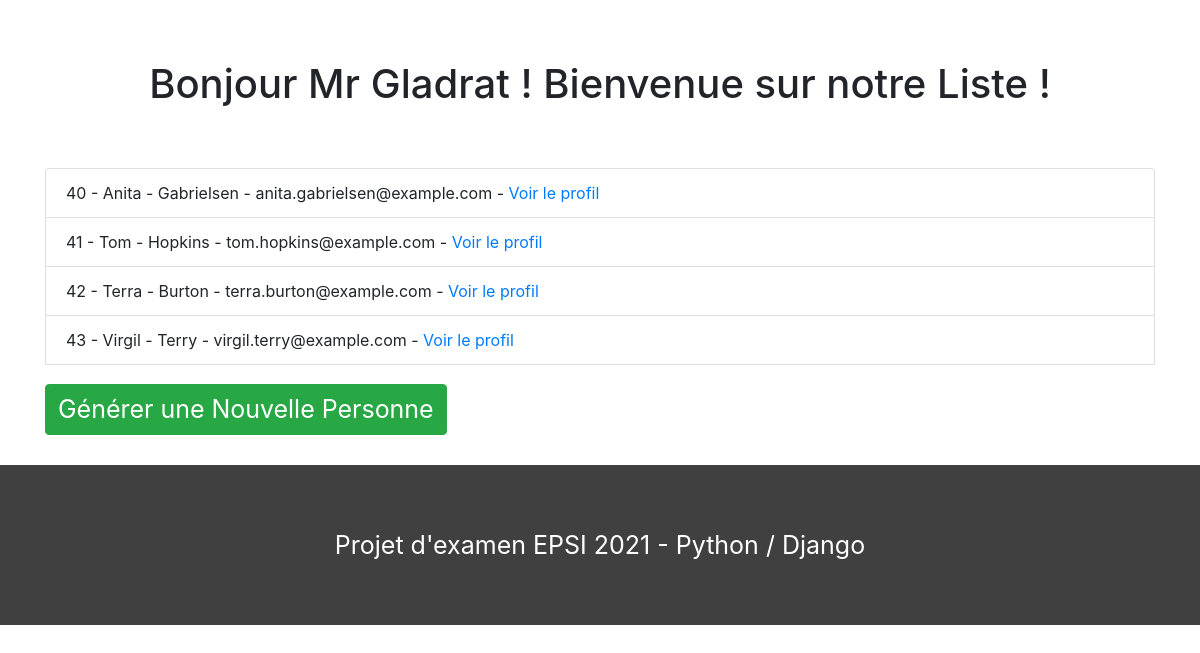
The page / on the database its author committed.
### persona_app/models.py (models this page shows, shortened)
class Persona(models.Model):
    first_name= models.CharField(max_length=64)
    last_name = models.CharField(max_length=64)
    address_street = models.CharField(max_length=128)
    address_number = models.IntegerField()
    city = models.CharField(max_length=30)
    country = models.CharField(max_length=32)
    postcode = models.CharField(max_length=6)
    email= models.CharField(max_length=128)
    username = models.CharField(max_length=64)
    password = models.CharField(max_length=64)
    age= models.IntegerField()
    picture= models.CharField(max_length=4096)

### persona_app/views.py (the view)
# urls.py: path('', views.persona_list),
def persona_list(request):
    context = {
        'persona_list': Persona.objects.all()
    }
    return render(request,"persona/persona_list.html", context)

### persona_app/templates/persona/persona_list.html (shortened to what this page needs)
{% extends 'base.html' %}
{% block content %}
    <h1 class='title'>Bonjour Mr Gladrat ! Bienvenue sur notre Liste !</h1>
        <ul class="list-group">
            {% for personne in persona_list %}
                <li class="list-group-item">
                 {{ personne.id }} - {{ personne.first_name }} - {{ personne.last_name }} - {{personne.email}} - <a href="{%url 'url_persona_details' personne.id %}">Voir le profil</a>
                </li>
            {% endfor %}
        <ul>
        <a class="btn btn-success link_list" href={%url 'url_persona_generate' %}>Générer une Nouvelle Personne</a>
{% endblock content %}

### persona_app/static/style.css (style rules this page uses)
body { background-color: #202124; color: #ffff; min-height: 100vh; }
ul { padding-left: 0; }
.title { display: flex; padding-top: 60px; justify-content: center; text-align: center; height: 20vh; }
.link_list { color: #ffff; font-size: 1.56rem!important; margin-top: 20px; margin-bottom: 30px; }

### rows shown on the page
Persona: id "40", first_name "Anita", last_name "Gabrielsen", email "anita.gabrielsen@example.com"
Persona: id "41", first_name "Tom", last_name "Hopkins", email "tom.hopkins@example.com"
Persona: id "42", first_name "Terra", last_name "Burton", email "terra.burton@example.com"
Persona: id "43", first_name "Virgil", last_name "Terry", email "virgil.terry@example.com"
